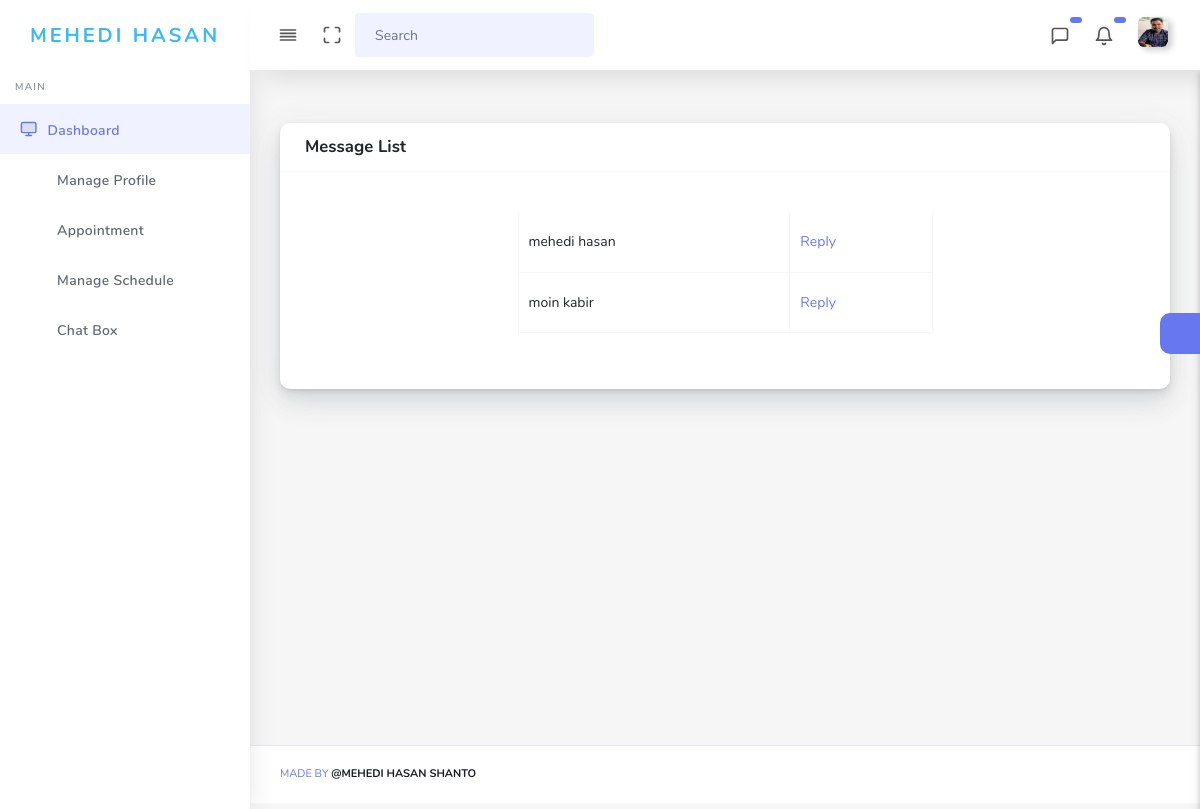
The page /doctor/chat_box.php (signed in) on the database its author committed.
### tables this page shows
CREATE TABLE `doctors` (
  `doctor_id` int(11) NOT NULL,
  `first_name` varchar(255) NOT NULL,
  `last_name` varchar(255) NOT NULL,
  `email` varchar(255) NOT NULL,
  `phone` varchar(255) NOT NULL,
  `degree` varchar(255) NOT NULL,
  `gender` varchar(255) NOT NULL,
  `address` varchar(255) NOT NULL,
  `password` varchar(255) NOT NULL,
  `image` varchar(255) NOT NULL,
  `status` int(11) NOT NULL,
  `join_date` date NOT NULL,
  `charge` float NOT NULL,
  `schedule` varchar(255) NOT NULL,
  `category` varchar(100) NOT NULL
);

CREATE TABLE `chat` (
  `chat_id` int(11) NOT NULL,
  `m_name` varchar(255) NOT NULL,
  `msg_id` int(11) NOT NULL,
  `message` varchar(300) NOT NULL,
  `image` varchar(255) NOT NULL,
  `date_time` timestamp NOT NULL DEFAULT current_timestamp() ON UPDATE current_timestamp(),
  `to_id` int(11) NOT NULL,
  `msg_notify` int(11) NOT NULL
);

### doctor/chat_box.php (the view, shortened to what this page needs)
<?php include 'includes/header.php';?>
<body>
<div id="app">
    <div class="main-wrapper main-wrapper-1">
        <div class="navbar-bg"></div>
        <?php include 'includes/nav.php';?>
        <?php include 'includes/side.php';?>
        <div class="main-content">
            <section class="section">
                <div class="row">
                    <div class="col-md-12 col-sm-12 mb-5">
                        <div class="card">
                            <div class="card-header">
                                <h4>Message List</h4>
                            </div>
                            <div class="card-body">
                                <?php
                                    $sql = "SELECT * FROM chat WHERE to_id = '$userdata[doctor_id]' GROUP BY msg_id";
                                    $res = mysqli_query($connect, $sql);
                                ?>
                            </div>
                            <div class="col-md-6 mx-auto">
                                <div class="table-responsive">
                                    <table class="table table-bordered">
                                        <?php while ($row = mysqli_fetch_assoc($res)){?>
                                            <tr>
                                                <td><?php echo $row['m_name'];?></td>
                                                <td>
                                                    <a href="chat.php?chat_id=<?php echo $row['msg_id']?>" class="text-decoration-none">Reply</a>
                                                </td>
                                            </tr>
                                        <?php }?>
                                    </table>
                                </div>
                            </div>
                            <div class="card-footer">
                            </div>
                        </div>
                    </div>
                </div>
            </section>
            <?php include 'includes/setting.php';?>
        </div>
        <?php include "includes/footer.php";?>
    </div>
</div>
<?php include "includes/script.php";?>

### doctor/includes/nav.php (shortened to what this page needs)
<nav class="navbar navbar-expand-lg main-navbar sticky">
    <div class="form-inline mr-auto">
        <ul class="navbar-nav mr-3">
            <li><a href="#" data-toggle="sidebar" class="nav-link nav-link-lg
									collapse-btn"> <i data-feather="align-justify"></i></a></li>
            <li><a href="#" class="nav-link nav-link-lg fullscreen-btn">
                    <i data-feather="maximize"></i>
                </a></li>
            <li>
                <form class="form-inline mr-auto">
                    <div class="search-element">
                        <input class="form-control" type="search" placeholder="Search" aria-label="Search" data-width="200">
                        <button class="btn" type="submit">
                            <i class="fas fa-search"></i>
                        </button>
                    </div>
                </form>
            </li>
        </ul>
    </div>
    <ul class="navbar-nav navbar-right">
        <li class="dropdown dropdown-list-toggle">
            <a href="#" data-toggle="dropdown" class="nav-link nav-link-lg message-toggle"><i data-feather="message-square"></i>
                <span class="badge headerBadge1">
                 </span>
            </a>
        </li>
        <li class="dropdown dropdown-list-toggle">
            <a href="#" data-toggle="dropdown" class="nav-link nav-link-lg message-toggle"><i data-feather="bell"></i>
                <span class="badge headerBadge1">
                 </span>
            </a>
        </li>
        <li class="dropdown"><a href="#" data-toggle="dropdown"
                                class="nav-link dropdown-toggle nav-link-lg nav-link-user"> <img alt="image" src="../images/<?php echo $userdata['image'];?>" class="user-img-radious-style"> <span class="d-sm-none d-lg-inline-block"></span></a>
        </li>
    </ul>
</nav>

### doctor/includes/side.php (shortened to what this page needs)
<div class="main-sidebar sidebar-style-2">
    <aside id="sidebar-wrapper">
        <div class="sidebar-brand">
            <a href="doctor_dashboard.php"><span class="logo-name text-info"><?php echo $userdata['first_name'] . ' ' .$userdata['last_name'];?></span></a>
        </div>
        <ul class="sidebar-menu">
            <li class="menu-header">Main</li>
            <li class="dropdown active">
                <a href="doctor_dashboard.php" class="nav-link"><i data-feather="monitor"></i><span>Dashboard</span></a>
            </li>
            <li class="dropdown">
                <a href="#" class="menu-toggle nav-link has-dropdown"><i class="fas fa-user-tie"></i><span>Manage Profile</span></a>
            </li>
            <li class="dropdown">
                <a href="#" class="menu-toggle nav-link has-dropdown"><i class="fas fa-file-medical"></i><span>Appointment</span></a>
            </li>
            <li class="dropdown">
                <a href="#" class="menu-toggle nav-link has-dropdown"><i class="fas fa-clock"></i><span>Manage Schedule</span></a>
            </li>
            <li class="dropdown">
                <a href="#" class="menu-toggle nav-link has-dropdown"><i class="fas fa-comment"></i><span>Chat Box</span></a>
            </li>
        </ul>
    </aside>
</div>

### rows shown on the page
doctors: image (picture), first_name "MEHEDI", last_name "HASAN"
chat: m_name "mehedi hasan"
chat: m_name "moin kabir"
